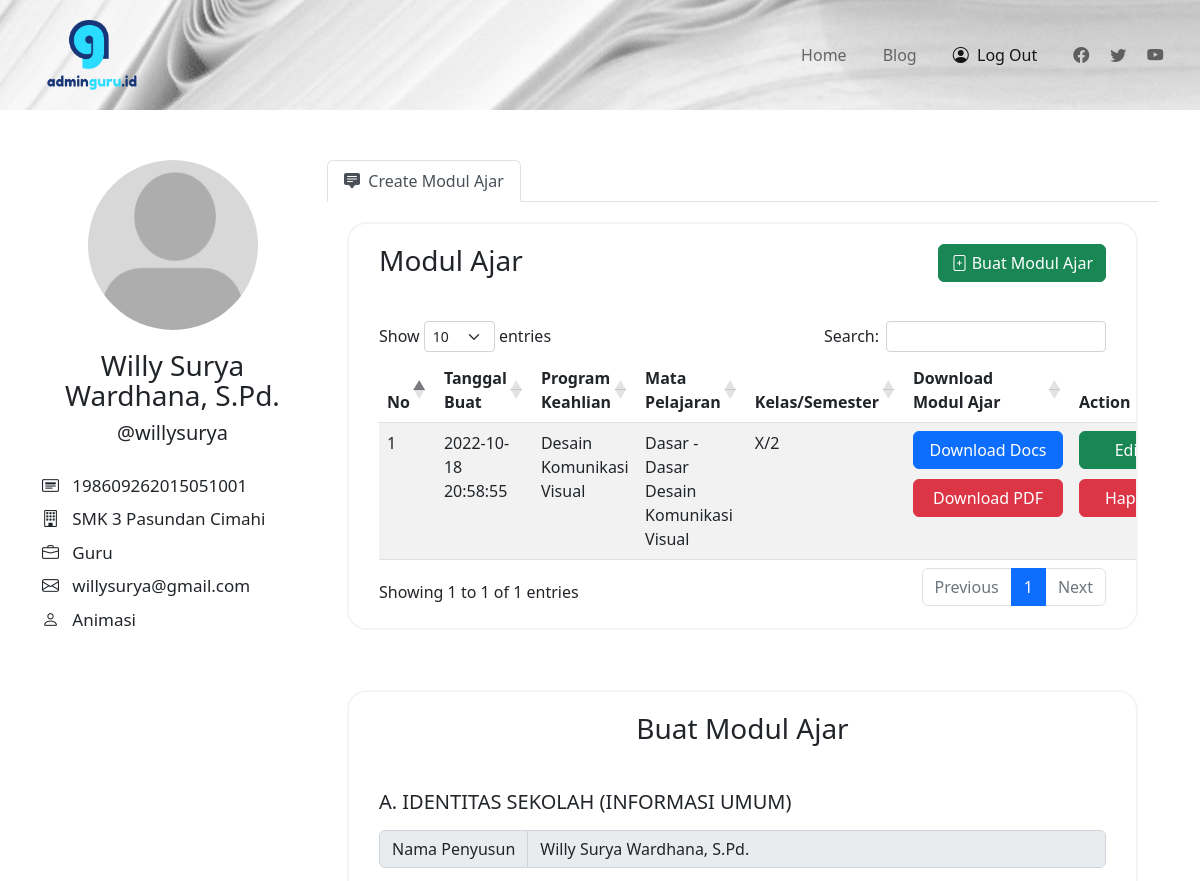
The page /create-modul-ajar/index.php (signed in, upper part) on the database as committed earlier.
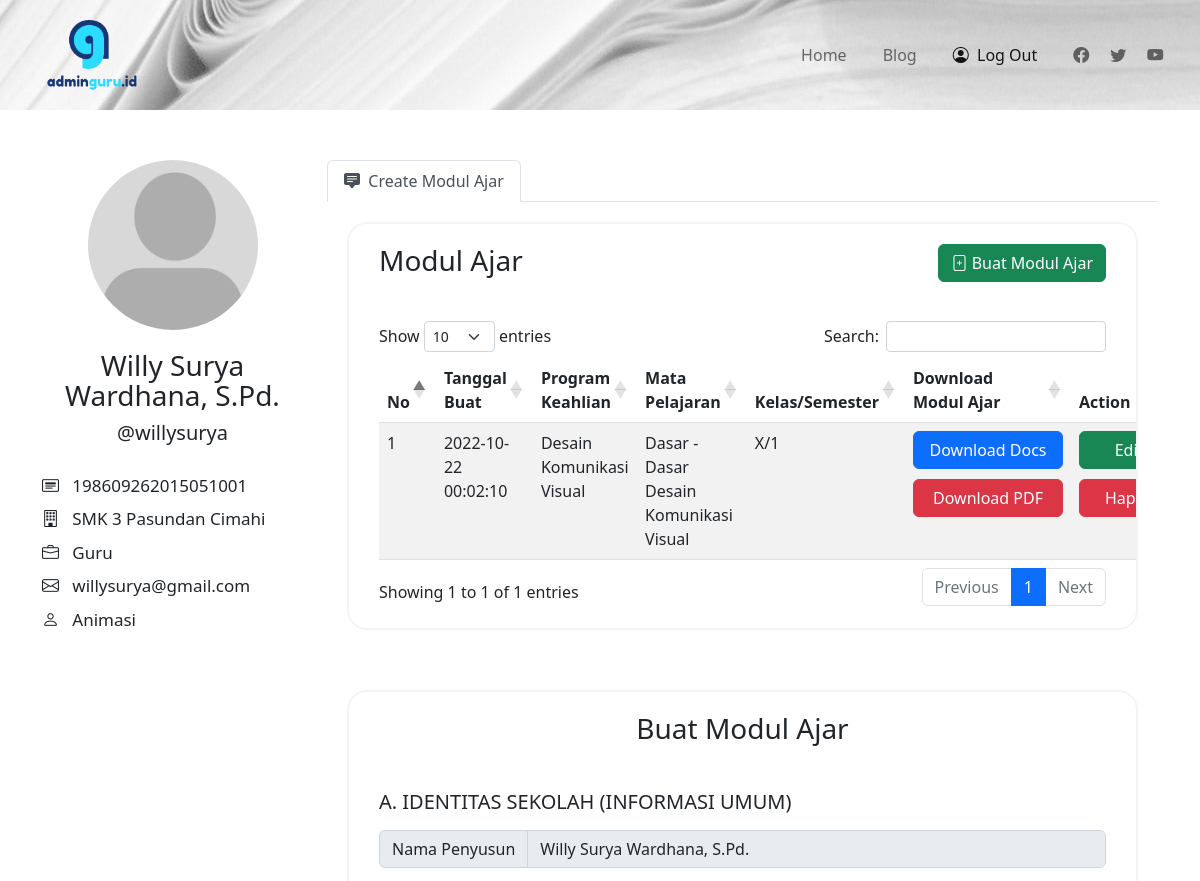
The same page on the database as committed later.
### tables this page shows
CREATE TABLE `identitas_sekolah` (
  `id` int(11) NOT NULL,
  `id_user` int(11) DEFAULT NULL,
  `kepala_sekolah` varchar(255) NOT NULL,
  `tahun_ajaran` varchar(15) DEFAULT NULL,
  `program_keahlian` varchar(255) DEFAULT NULL,
  `mata_pelajaran` varchar(255) DEFAULT NULL,
  `kelas` varchar(3) DEFAULT NULL,
  `semester` int(11) DEFAULT NULL,
  `fase` varchar(1) DEFAULT NULL,
  `elemen` text,
  `capaian_pembelajaran` text,
  `alokasi_waktu` varchar(25) DEFAULT NULL,
  `created_at` datetime DEFAULT CURRENT_TIMESTAMP,
  `updated_at` datetime DEFAULT CURRENT_TIMESTAMP
);

### create-modul-ajar/index.php (the view, shortened to what this page needs)
<?php
	include("../backend/conn.php");
	$nama = $_SESSION['nama'];
	$sql = "SELECT id FROM table_user WHERE nama = '$nama'";
	$result = mysqli_query($con, $sql);
	$r = mysqli_fetch_assoc($result);
	$id_user = $r['id'];
 ?>
<!DOCTYPE html>
<html>
<head>
	<link rel="stylesheet" type="text/css" href="../style/create-modul-ajar/style.css">
	<link href="https://cdn.jsdelivr.net/npm/bootstrap@5.2.2/dist/css/bootstrap.min.css" rel="stylesheet">
	<link rel="stylesheet" href="https://cdn.jsdelivr.net/npm/bootstrap-icons@1.9.1/font/bootstrap-icons.css">
	<link rel="stylesheet" type="text/css" href="https://cdn.datatables.net/1.12.1/css/dataTables.bootstrap5.min.css">
</head>
<body>
	<div class="wrapper">
		<div class="nav-parent">
			<nav class="navbar navbar-expand-lg sticky-top navbar-light">
				<div class="container-fluid">
					<div class="logo-parent">
						<div class="logo">
							<img class="logo-icon" src="../images/logo-removebg-preview.png" alt="logo">
						</div>
					</div>
					<div class="collapse navbar-collapse" id="navbarNav"  >
						<ul class="navbar-nav mb-2 mb-lg-0">
							<li class="nav-text" >
					          <a class="nav-link" aria-current="page" href="../">Home</a>
					        </li>
					        <li class="nav-text" >
					          <a class="nav-link" aria-current="page" href="../blog">Blog</a>
					        </li>
					        <li class="nav-text">
					          <a class="nav-link active" href="../backend/logout/logout.php"><i class="bi bi-person-circle"></i>&nbsp;&nbsp;Log Out</a>
					        </li>
					        <li class="nav-icon">
					          <a class="nav-link" href="#"><i class="bi bi-facebook"></i></a>
					        </li>
					        <li class="nav-icon">
					          <a class="nav-link" href="#"><i class="bi bi-twitter"></i></a>
					        </li>
					        <li class="nav-icon">
					          <a class="nav-link" href="#"><i class="bi bi-youtube"></i></a>
					        </li>
						</ul>
				    </div>
				</div>
			</nav>
		</div>
		<div class="container">
			<div class="row row-profile">
				<div class="col-lg-3">
					<center><img src="../images/avatar.jpg" class="profile-pic" id="profile-pic"></center>
					<h3 class="profile-name"><?php echo $_SESSION['nama']; ?></h3>
					<span class="username">@<?php echo $_SESSION['username']; ?></span>
					<div class="info">
						<span class="info-item"><i class="bi bi-card-heading"></i>&nbsp;&nbsp;  <?php echo $_SESSION['nip']; ?></span>
						<span class="info-item"><i class="bi bi-building"></i>&nbsp;&nbsp; <?php echo $_SESSION['sekolah']; ?></span>
						<span class="info-item"><i class="bi bi-briefcase"></i>&nbsp;&nbsp; <?php echo $_SESSION['jabatan']; ?></span>
						<span class="info-item"><i class="bi bi-envelope"></i>&nbsp;&nbsp; <?php echo $_SESSION['email']; ?></span>
						<span class="info-item"><i class="bi bi-person"></i>&nbsp;&nbsp; <?php echo $_SESSION['mapel']; ?></span>
					</div>
				</div>
				<div class="col-lg-9 nav-info-user">
					<nav>
					  <div class="nav nav-tabs" id="nav-tab" role="tablist" style="background-color: #fff;">
					    <button class="nav-link active" id="nav-feed-tab" data-bs-toggle="tab" data-bs-target="#nav-feed" type="button" role="tab" aria-controls="nav-feed" aria-selected="true"><i class="bi bi-chat-square-text-fill"></i>&nbsp;&nbsp;Create Modul Ajar</button>
					  </div>
					</nav>
					<div class="tab-content" id="nav-tabContent">
						<div class="tab-pane fade show active" id="nav-feed" role="tabpanel" aria-labelledby="nav-feed-tab" tabindex="0">
							<div class="list-modul">
								<h3 class="title">Modul Ajar</h3>
								<a class="btn btn-success" id="create" href="#formBuatModul"><i class="bi bi-file-plus"></i> Buat Modul Ajar</a>
								<br/><br/>
								<table class="table table-striped" id="tableModul">
									<thead>
							            <tr>
							                <th>No</th>
							                <th>Tanggal Buat</th>
							                <th>Program Keahlian</th>
							                <th>Mata Pelajaran</th>
							                <th>Kelas/Semester</th>
							                <th>Download Modul Ajar</th>
							                <th>Action</th>
							            </tr>
							        </thead>
							        <tbody>
							        	<?php
							        		$sql = "SELECT * FROM identitas_sekolah WHERE id_user = '$id_user'";
							        		$result = mysqli_query($con, $sql);
							        		$i=1;
											while($r = mysqli_fetch_assoc($result)){
												echo "
													<tr>
										        		<td>".$i."</td>
										        		<td>".$r['created_at']."</td>
										        		<td>".$r['program_keahlian']."</td>
										        		<td>".$r['mata_pelajaran']."</td>
										        		<td>".$r['kelas']."/".$r['semester']."</td>
										        		<td>
										        			<center><button type='button' class='btn btn-primary btn-download' data-id='".$r['id']."' id='downloadDocs' onclick='downloadDocs(this);' >Download Docs <span class='spinner-border spinner-border-sm' role='status' aria-hidden='true' id='spinnerDownload'".$r['id']."></span></button></center>
										        			<center><button type='button' class='btn btn-danger btn-download mt-10' data-id='".$r['id']."' id='downloadPdf' data-bs-toggle='modal' data-bs-target='#exampleModal' onclick='subscribe(this);'>Download PDF</button></center>
										        		</td>
										        		<td>
										        			<center><button type='button' class='btn btn-success btn-action' data-id='".$r['id']."' onclick='editModul(this);'>Edit</button></center>
										        			<center><button type='button' class='btn btn-danger btn-action mt-10' data-id='".$r['id']."' onclick='hapusModul(this);'>Hapus</button></center>
										        		</td>
										        	</tr>
												";
												$i++;
											}
							        	?>
							        </tbody>
								</table>
							</div>
							<div class="create-modul" id="formBuatModul">
								<center><h3 class="title">Buat Modul Ajar</h3></center>
								<br/>
								<div id="carouselExampleControls" class="carousel slide" data-interval="false">
									<div class="carousel-inner">
										<form method="POST" enctype="multipart/form-data" id="formModul">
									    	<div class="carousel-item active">
									      		<h5>A. IDENTITAS SEKOLAH (INFORMASI UMUM)</h5>
									      		<div class="input-group mb-3 mt-3">
												  <span class="input-group-text" id="basic-addon1">Nama Penyusun</span>
												  <input type="text" class="form-control" aria-describedby="basic-addon1" value="<?php echo $_SESSION['nama']; ?>" disabled="disabled" id="namaPenyusun" required>
												</div>
									    	</div>
								    	</form>
								  	</div>
								</div>
							</div>
					  	</div>
					</div>
				</div>
			</div>
		</div>
	</div>
</body>
</html>

### style/create-modul-ajar/style.css (style rules this page uses)
html { width: 100%; height: 100%; }
body { width: 100%; height: 100%; margin:0; padding: 0; top: 0; bottom: 0; left: 0; right: 0; }
.logo-parent { margin-top: 1%; margin-left: 3%; margin-bottom: 1%; z-index: 3; }
.logo-icon { height: 70px; display: inline-block; vertical-align: top; z-index: 3; }
.collapse { display: inline-block; justify-content: end; width: auto; white-space: nowrap; z-index: 3; margin-right: 1%; }
nav { position: relative; z-index: 1; top: 0px; background: url(../../images/background-paper.jpg) no-repeat center center fixed; }
.nav-text { margin-right: 20px; }
.nav-icon { margin-right: 5px; }
.profile-pic { width: 170px; height: 170px; border-radius: 50%; }
.container .row-profile { padding-top: 50px; }
.profile-name { text-align: center; margin-top: 20px; line-height: 30px; }
.username { text-align: center; display: block; font-size: 20px; }
.info { width: 100%; margin-top: 25px; }
.info-item { font-size: 17px; margin-top: 8px; display: block; }
.list-modul { width: 100%; padding: 20px 30px; background-color: #fff; border: 2px solid #f3f4f6; border-radius: 20px; overflow-x: scroll; }
.tab-content .tab-pane { padding: 20px; }
.btn-download { width: 150px; display: inline-block; }
.mt-10 { margin-top: 10px; }
.title { display: inline-block; margin-bottom: 20px; }
.btn-action { width: 100px; }
#create { float: right; }
.create-modul { width: 100%; padding: 20px 30px; background-color: #fff; border: 2px solid #f3f4f6; border-radius: 20px; margin-top: 60px; }

Rows that differ between the two databases and show on the page:
removed identitas_sekolah: created_at "2022-10-18 20:58:55", program_keahlian "Desain Komunikasi Visual", mata_pelajaran "Dasar - Dasar Desain Komunikasi Visual", kelas "X", semester "2"
added identitas_sekolah: created_at "2022-10-22 00:02:10", program_keahlian "Desain Komunikasi Visual", mata_pelajaran "Dasar - Dasar Desain Komunikasi Visual", kelas "X", semester "1"
